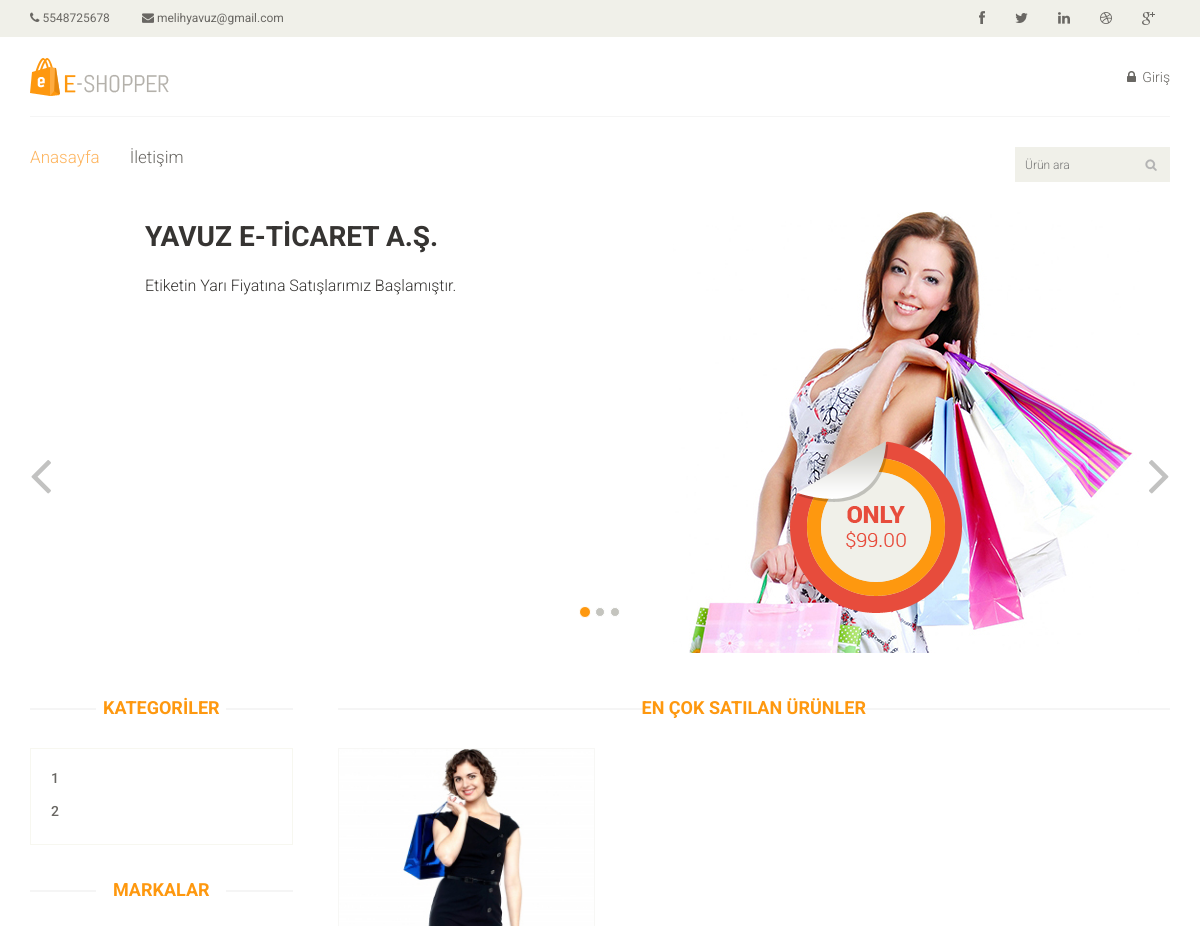
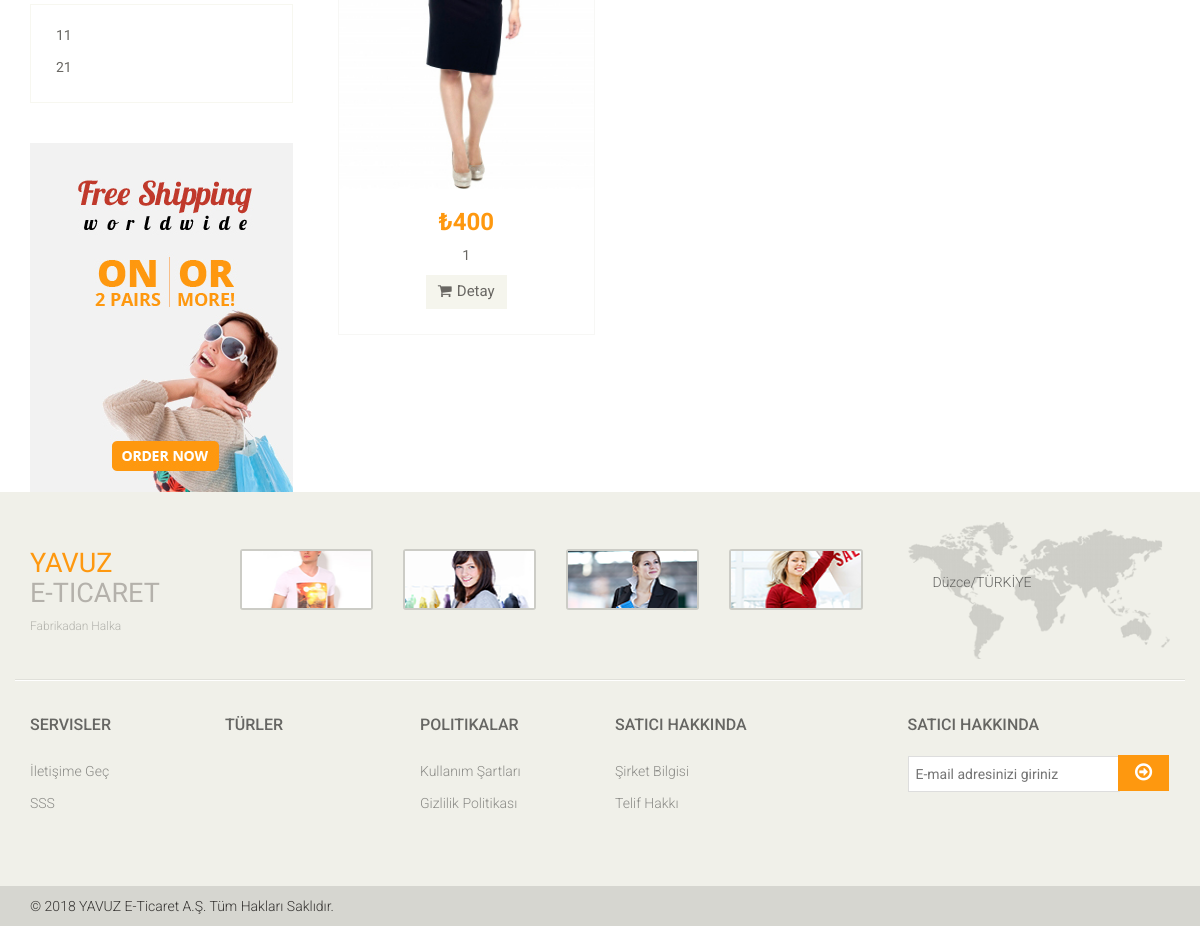
The page / on the database its author committed (2 pictures, top to bottom).
### tables this page shows
CREATE TABLE `brands` (
  `id` int(11) NOT NULL,
  `name` varchar(10) DEFAULT NULL,
  `category_id` int(11) DEFAULT NULL
);

CREATE TABLE `product` (
  `id` int(11) NOT NULL,
  `name` varchar(20) DEFAULT NULL,
  `price` int(11) DEFAULT NULL,
  `category_id` int(11) DEFAULT NULL,
  `brand_id` int(11) DEFAULT NULL,
  `sold` int(11) DEFAULT '0',
  `type` varchar(20) DEFAULT NULL,
  `image` text,
  `detail` varchar(101) DEFAULT NULL
);

### application/controllers/Site.php (called while the page is built, shortened)
<?php
class Site extends CI_Controller {
	function __construct(){
		$this->load->model('site_model');
	}
	public function index()
	{
		$data['categories'] = $this->site_model->categories();
		$data['brand_items'] = $this->site_model->brand_items();
		$data['category_brands'] = $this->site_model->category_brands();
		$data['types'] = $this->site_model->types();
		$data['products'] = $this->site_model->select_table('product');
		$data['brands'] = $this->site_model->select_table('brands');
		$data['content'] = "En çok Satılan Ürünler";
		$this->load->view('site', $data);
	}
}

### index.php (called while the page is built, shortened)
<?php
require_once BASEPATH.'core/CodeIgniter.php';

### application/models/Site_model.php (called while the page is built, shortened)
<?php
class Site_model extends ci_model
{
	function categories(){
		return $this->db->query("select count(category_id) as total_brand, categories.name as category_name from brands inner join categories on categories.id = brands.category_id group by brands.category_id")->result();
	}
	function select_table($table){
		return $this->db->query("select * from $table")->result();
	}
}

### application/views/category.php (the view)
<div class="col-sm-3">
					<div class="left-sidebar">
						<h2>KATEGORİLER</h2>
						<div class="panel-group category-products" id="accordian">
							<?php foreach ($categories as $category) :?>
								<?php if($category->total_brand > 1) :?>
							<div class="panel panel-default">
								<div class="panel-heading">
									<h4 class="panel-title">
										<a data-toggle="collapse" data-parent="#accordian" href="#sportswear">
											<span class="badge pull-right"><i class="fa fa-plus"></i></span>
											<?=$category->category_name?>
										</a>
									</h4>
								</div>
								<?php foreach ($category_brands as $brand) :?>
								<?php if($category->category_name == $brand->category_name) :?>
								<div id="sportswear" class="panel-collapse collapse">
									<div class="panel-body">
										<ul>
											<li><a href="<?=site_url('site/filter/brands/'.$brand->brand_name)?>"><?=$brand->brand_name?> </a></li>
										</ul>
									</div>
								</div>
							<?php endif;?>
							<?php endforeach;?>
							</div>
						<?php else : ?>
							<div class="panel panel-default">
								<div class="panel-heading">
									<h4 class="panel-title"><a href="<?=site_url('site/filter/categories/'.$category->category_name)?>"><?=$category->category_name?></a></h4>
								</div>
							</div>
						<?php endif;?>
							<?php endforeach;?>
						</div>
						<div class="brands_products">
							<h2>Markalar</h2>
							<div class="brands-name">
								<ul class="nav nav-pills nav-stacked">
									<?php foreach ($brands as $brand) :?>
									<li><a href="<?=site_url('site/filter/brands/'.$brand->name)?>"> <?=$brand->name?></a></li>
								<?php endforeach;?>
								</ul>
							</div>
						</div>
						<div class="shipping text-center">
							<img src="<?=site_url('images/home/shipping.jpg')?>" alt="" />
						</div>
					</div>
				</div>

### application/views/features.php (shortened to what this page needs)
<div class="col-sm-9 padding-right">
					<div class="features_items">
						<h2 class="title text-center"><?=$content?></h2>
						<?php if($products):?>
							<?php foreach ($products as $product) :?>
						<div class="col-sm-4">
							<div class="product-image-wrapper">
								<div class="single-products1">
										<div class="productinfo text-center">
											<img src="<?=site_url('images/'.$product->image)?>" alt="" />
											<h2>₺<?=$product->price?></h2>
											<p><?=$product->name?></p>
											<a href="<?=site_url('site/product_detail/'.$product->id)?>" class="btn btn-default add-to-cart"><i class="fa fa-shopping-cart"></i>Detay</a>
										</div>
								</div>
							</div>
						</div>
						<?php endforeach;?>
								<?php endif;?>
					</div>
				</div>

### css/main.css (style rules this page uses)
body { font-family: 'Roboto', sans-serif; background:; position: relative; font-weight:400px; }
ul li { list-style: none; }
a { -webkit-transition: 300ms; -moz-transition: 300ms; -o-transition: 300ms; transition: 300ms; }
h1, h2, h3, h4, h5, h6 { font-family: 'Roboto', sans-serif; }
.category-products { border: 1px solid #F7F7F0; margin-bottom: 35px; padding-bottom: 20px; padding-top: 15px; }
.left-sidebar h2, .brands_products h2 { color: #FE980F; font-family: 'Roboto', sans-serif; font-size: 18px; font-weight: 700; margin: 0 auto 30px; text-align: center; text-transform: uppercase; position: relative; z-index:3; }
.left-sidebar h2:after, h2.title:after { content: " "; position: absolute; border: 1px solid #f5f5f5; bottom:8px; left: 0; width: 100%; height: 0; z-index: -2; }
.left-sidebar h2:before { content: " "; position: absolute; background: #fff; bottom: -6px; width: 130px; height: 30px; z-index: -1; left: 50%; margin-left: -65px; }
h2.title:before { content: " "; position: absolute; background: #fff; bottom: -6px; width: 220px; height: 30px; z-index: -1; left: 50%; margin-left: -110px; }
.category-products .panel { background-color: #FFFFFF; border: 0px; border-radius: 0px; box-shadow:none; margin-bottom: 0px; }
.category-products .panel-default .panel-heading { background-color: #FFFFFF; border: 0 none; color: #FFFFFF; padding: 5px 20px; }
.category-products .panel-default .panel-heading .panel-title a { color: #696763; font-family: 'Roboto', sans-serif; font-size: 14px; text-decoration: none; text-transform: uppercase; }
.brands-name { border: 1px solid #F7F7F0; padding-bottom: 20px; padding-top: 15px; }
.brands-name .nav-stacked li a { background-color: #FFFFFF; color: #696763; font-family: 'Roboto', sans-serif; font-size: 14px; padding: 5px 25px; text-decoration: none; text-transform: uppercase; }
.shipping { background-color: #F2F2F2; margin-top: 40px; overflow: hidden; padding-top: 20px; position: relative; }
.padding-right { padding-right: 0; }
.features_items { overflow:hidden; }
h2.title { color: #FE980F; font-family: 'Roboto', sans-serif; font-size: 18px; font-weight: 700; margin: 0 15px; text-transform: uppercase; margin-bottom: 30px; position: relative; }
.product-image-wrapper { border:1px solid #F7F7F5; overflow: hidden; margin-bottom:30px; }
.productinfo h2 { color: #FE980F; font-family: 'Roboto', sans-serif; font-size: 24px; font-weight: 700; }
.productinfo p { font-family: 'Roboto', sans-serif; font-size: 14px; font-weight: 400; color: #696763; }
.productinfo img { width: 100%; }
.productinfo { position:relative; }
.add-to-cart { background:#F5F5ED; border: 0 none; border-radius: 0; color: #696763; font-family: 'Roboto', sans-serif; font-size: 15px; margin-bottom: 25px; }
.add-to-cart i { margin-right:5px; }

### rows shown on the page
brands: name "11"
brands: name "21"
product: image (picture), price "400", name "1"

### other values the page prints
TELNO "5548725678"
EMAIL "melihyavuz@gmail.com"
$category->category_name "1"
$category->category_name "2"
$content "EN ÇOK SATILAN ÜRÜNLER"
